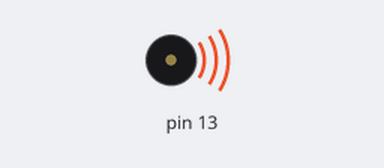
This sketch was run on a simulated Arduino Uno, built with avr-gcc and run on an emulated ATmega328P. Shown: buzzer (waves = sounding).

Above: at 0.16 s.
At 35.32 s:
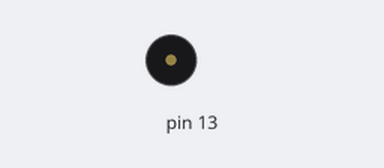
Timing chart, 0 to 40.0 s (numbered marks = the images above):
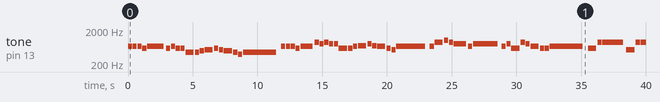

Measured:
- by itself, tone on pin 13: plays 659 Hz for 0.32 s, 659 Hz for 0.32 s, 659 Hz for 0.32 s, 587 Hz for 0.32 s, 659 Hz for 1.3 s, 587 Hz for 0.32 s … (61 notes in this stretch)

The sketch:

playmusic.ino
```cpp
#include "pitches.h"


// notes in the melody:
int melody[] = {
0,NOTE_C5, NOTE_D5, NOTE_E5, NOTE_F5, NOTE_G5, NOTE_A5, NOTE_B5, NOTE_C6};
int melody2[] = {
0,NOTE_C4, NOTE_D4, NOTE_E4, NOTE_F4, NOTE_G4, NOTE_A4, NOTE_B4, NOTE_C5, NOTE_D5, NOTE_E5, NOTE_F5, NOTE_G5, NOTE_A5, NOTE_B5, NOTE_C6, NOTE_D6, NOTE_E6, NOTE_F6, NOTE_G6, NOTE_A6, NOTE_B6, NOTE_C7};
int noteIndex=0;
int duration = 500;  // 500 miliseconds
int lengthBee = 64, lengthStar = 48, lengthButterflyLove = 224, lengthLeaveTruth = 640;
int bee[]={5,3,3,0,4,2,2,0,1,2,3,4,5,5,5,0,5,3,3,0,4,2,2,0,1,3,5,5,3,0,0,0,
           2,2,2,2,2,3,4,0,3,3,3,3,3,4,5,0,5,3,3,0,4,2,2,0,1,3,5,5,1,0,0,0};
int star[]={1,1,5,5,6,6,5,0,4,4,3,3,2,2,1,0,5,5,4,4,3,3,2,0,5,5,4,4,3,3,2,0,1,1,5,5,6,6,5,0,4,4,3,3,2,2,1,0};
int butterflyLove[]={3,3,3,2,3,0,0,0,2,3,2,2,-6,0,-6,-7,1,0,2,1,-7,0,-6,-5,-6,0,0,0,0,0,0,0,
                     3,3,3,2,3,0,0,6,5,6,5,5,2,0,2,3,4,0,5,4,3,0,2,1,3,0,0,0,0,0,0,3,
                     6,0,7,6,5,0,0,3,5,0,0,0,0,0,3,5,2,0,6,5,3,0,2,2,3,0,0,0,0,0,0,0,
                     2,0,6,6,0,0,0,0,1,0,6,6,0,0,6,7,8,0,7,6,7,0,6,7,3,0,0,0,0,0,0,3,
                     6,0,7,6,5,0,0,3,5,0,0,0,0,0,4,5,6,0,7,6,7,0,6,7,3,0,0,0,0,0,0,0,
                     2,0,6,6,0,0,0,0,1,0,6,6,0,0,6,7,8,0,7,6,7,0,5,0,6,0,0,0,0,0,0,0,
                     10,9,9,8,8,7,7,6,8,7,7,6,6,5,5,4,6,5,5,4,4,3,3,2,3,0,0,0,0,0,0,0};
int leaveTruth[]={5, -6, 1, 5, 0, -6, 1, 5, 0, -6, 1, 5, 0, -6, 0, 1, 0, 1, -6, 1, 0, 1, -6, 1, 0, 2, -6, 3, 0, 4, 0, 0, 12, 6, 8, 12, 0, 6, 8, 12, 0, 6, 8, 12, 0, 6, 10, 11, 0, 12, 0, 0, 0, 0, 0, 0, 99, 99, 99, 99, 99, 99, 99, 99, 99, 5, 5, 5, 5, 2, 2, 2, 99, 5, 5, 5, 5, 2, 3, 4, 0, 3, 0, 0, 0, 0, 0, 0, 99, 99, 99, 99, 99, 99, 99, 99, 99, 5, 5, 5, 5, 2, 2, 2, 99, 5, 5, 5, 5, 2, 3, 4, 0, 5, 0, 0, 99, 2, 3, 4, 0, 0, 0, 0, -6, -7, 15, 0, 0, 0, 0, 99, 4, 3, 2, 0, 0, 0, 0, 0, 0, 0, 0, 3, 0, 4, 3, 0, 2, 0, 1, 0, 0, 0, 0, 0, 0, 0, 0, 99, 5, 5, 5, 5, 2, 2, 2, 99, 5, 5, 5, 5, 2, 3, 4, 0, 3, 0, 0, 0, 0, 0, 0, 99, 99, 99, 99, 99, 99, 99, 99, 99, 12, 12, 12, 12, 9, 9, 9, 99, 12, 12, 12, 12, 9, 10, 11, 0, 10, 0, 0, 0, 0, 0, 0, 99, 99, 99, 99, 99, 99, 99, 99, 99, 12, 12, 12, 12, 9, 9, 9, 99, 12, 12, 12, 12, 9, 10, 12, 0, 13, 0, 0, 0, 0, 0, 0, 99, 99, 99, 99, 99, 99, 12, 12, 99, 99, 8, 8, 99, 99, 12, 12, 99, 99, 9, 9, 99, 99, 8, 9, 10, 0, 10, 10, 0, 9, 0, 8, 10, 0, 12, 12, 99, 99, 12, 12, 99, 99, 8, 8, 99, 99, 12, 12, 99, 99, 9, 9, 99, 10, 11, 10, 0, 0, 0, 0, 0, 0, 0, 0, 99, 99, 99, 99, 99, 99, 12, 12, 99, 99, 8, 8, 99, 99, 12, 12, 99, 99, 9, 9, 99, 99, 8, 9, 10, 0, 10, 10, 10, 15, 0, 0, 14, 0, 0, 12, 99, 99, 12, 12, 99, 99, 8, 8, 99, 99, 12, 12, 99, 99, 9, 9, 99, 8, 9, 8, 0, 0, 0, 0, 0, 0, 0, 0, 99, 99, 99, 99, 10, 9, 8, 7, 8, 0, 0, 0, 0, 8, 0, 5, 9, 0, 0, 0, 10, 9, 8, 7, 8, 0, 0, 0, 0, 8, 0, 8, 7, 0, 0, 0, 10, 9, 8, 7, 8, 0, 0, 0, 0, 8, 0, 8, 9, 0, 0, 13, 0, 12, 0, 0, 10, 0, 0, 0, 0, 0, 0, 0, 99, 99, 99, 99, 10, 9, 8, 7, 8, 0, 0, 0, 0, 8, 0, 5, 9, 0, 0, 0, 10, 9, 8, 7, 8, 0, 0, 0, 0, 8, 0, 10, 10, 0, 0, 0, 10, 9, 8, 7, 8, 0, 0, 0, 0, 8, 0, 5, 9, 0, 0, 13, 0, 12, 0, 0, 13, 0, 0, 0, 0, 0, 0, 0, 99, 99, 99, 99, 99, 99, 12, 12, 99, 99, 8, 8, 99, 99, 12, 12, 99, 99, 9, 9, 99, 99, 8, 9, 10, 0, 10, 10, 0, 9, 0, 8, 10, 0, 12, 12, 99, 99, 12, 12, 99, 99, 8, 8, 99, 99, 12, 12, 99, 99, 9, 9, 99, 10, 11, 10, 0, 0, 0, 0, 0, 0, 0, 0, 99, 99, 99, 99, 99, 99, 12, 12, 99, 99, 8, 8, 99, 99, 12, 12, 99, 99, 9, 9, 99, 99, 8, 9, 10, 0, 10, 10, 10, 15, 0, 0, 14, 0, 0, 12, 99, 99, 12, 12, 99, 99, 8, 8, 99, 99, 12, 12, 99, 99, 9, 9, 99, 8, 9, 8, 0, 0, 0, 0, 0, 0, 0, 0, 99, 99, 99, 99, 99, 99, 12, 12};

void setup() {
   pinMode(13,OUTPUT);
}

void loop() {
/*  for (int thisNote = 0; thisNote < lengthBee; thisNote++) {
            int count=1;
            for(int i=1;thisNote+1<lengthBee;i++){
            if(bee[thisNote+1]==0){
              thisNote++;
              count++;}
            else break;}
             duration = 450;
             duration*=count;
  	    tone(13, melody[bee[thisNote+1-count]], duration);

	    // 間隔一段時間後再播放下一個音階
	    delay(duration+count*50);
	  }

	  // 1.5秒後重新播放
	  delay(1500);

   for (int thisNote = 0; thisNote < lengthStar; thisNote++) {
            int count=1;
            for(int i=1;thisNote+1<lengthStar;i++){
            if(star[thisNote+1]==0){
              thisNote++;
              count++;}
            else break;}
             duration = 350;
             duration*=count;
  	    tone(13, melody[star[thisNote+1-count]], duration);

	    // 間隔一段時間後再播放下一個音階
	    delay(duration+count*50);
	  }
          delay(1500);
*/
   for (int thisNote = 0; thisNote < lengthButterflyLove; thisNote++) {
            int count=1;
            for(int i=1;thisNote+1<lengthButterflyLove;i++){
            if(butterflyLove[thisNote+1]==0){
              thisNote++;
              count++;}
            else break;}
            duration = 320;
            duration*=count;
            if(butterflyLove[thisNote+1-count]==0) noteIndex=0;
            if(butterflyLove[thisNote+1-count]>0) noteIndex=butterflyLove[thisNote+1-count]+7;
            else if(butterflyLove[thisNote+1-count]<0) noteIndex=-butterflyLove[thisNote+1-count];
  	    tone(13, melody2[noteIndex], duration);

	    // 間隔一段時間後再播放下一個音階
	    delay(duration+count*50);
	  }
          delay(1500);

/*   for (int thisNote = 0; thisNote < lengthLeaveTruth; thisNote++) {
            int count=1;
            for(int i=1;thisNote+1<lengthLeaveTruth;i++){
            if(leaveTruth[thisNote+1]==0){
              thisNote++;
              count++;}
            else break;}
            duration = 150;
            duration*=count;
            if(leaveTruth[thisNote+1-count]==0) noteIndex=0;
            if(leaveTruth[thisNote+1-count]>0) noteIndex=leaveTruth[thisNote+1-count]+7;
            else if(leaveTruth[thisNote+1-count]<0) noteIndex=-leaveTruth[thisNote+1-count];
  	    tone(13, melody2[noteIndex], duration);

	    // 間隔一段時間後再播放下一個音階
	    delay(duration+count*50);
	  }
          delay(1500);*/
	}
```

pitches.h
```cpp
/*************************************************
 * Public Constants
 *************************************************/

#define NOTE_B0  31
#define NOTE_C1  33
#define NOTE_CS1 35
#define NOTE_D1  37
#define NOTE_DS1 39
#define NOTE_E1  41
#define NOTE_F1  44
#define NOTE_FS1 46
#define NOTE_G1  49
#define NOTE_GS1 52
#define NOTE_A1  55
#define NOTE_AS1 58
#define NOTE_B1  62
#define NOTE_C2  65
#define NOTE_CS2 69
#define NOTE_D2  73
#define NOTE_DS2 78
#define NOTE_E2  82
#define NOTE_F2  87
#define NOTE_FS2 93
#define NOTE_G2  98
#define NOTE_GS2 104
#define NOTE_A2  110
#define NOTE_AS2 117
#define NOTE_B2  123
#define NOTE_C3  131
#define NOTE_CS3 139
#define NOTE_D3  147
#define NOTE_DS3 156
#define NOTE_E3  165
#define NOTE_F3  175
#define NOTE_FS3 185
#define NOTE_G3  196
#define NOTE_GS3 208
#define NOTE_A3  220
#define NOTE_AS3 233
#define NOTE_B3  247
#define NOTE_C4  262
#define NOTE_CS4 277
#define NOTE_D4  294
#define NOTE_DS4 311
#define NOTE_E4  330
#define NOTE_F4  349
#define NOTE_FS4 370
#define NOTE_G4  392
#define NOTE_GS4 415
#define NOTE_A4  440
#define NOTE_AS4 466
#define NOTE_B4  494
#define NOTE_C5  523
#define NOTE_CS5 554
#define NOTE_D5  587
#define NOTE_DS5 622
#define NOTE_E5  659
#define NOTE_F5  698
#define NOTE_FS5 740
#define NOTE_G5  784
#define NOTE_GS5 831
#define NOTE_A5  880
#define NOTE_AS5 932
#define NOTE_B5  988
#define NOTE_C6  1047
#define NOTE_CS6 1109
#define NOTE_D6  1175
#define NOTE_DS6 1245
#define NOTE_E6  1319
#define NOTE_F6  1397
#define NOTE_FS6 1480
#define NOTE_G6  1568
#define NOTE_GS6 1661
#define NOTE_A6  1760
#define NOTE_AS6 1865
#define NOTE_B6  1976
#define NOTE_C7  2093
#define NOTE_CS7 2217
#define NOTE_D7  2349
#define NOTE_DS7 2489
#define NOTE_E7  2637
#define NOTE_F7  2794
#define NOTE_FS7 2960
#define NOTE_G7  3136
#define NOTE_GS7 3322
#define NOTE_A7  3520
#define NOTE_AS7 3729
#define NOTE_B7  3951
#define NOTE_C8  4186
#define NOTE_CS8 4435
#define NOTE_D8  4699
#define NOTE_DS8 4978
```
